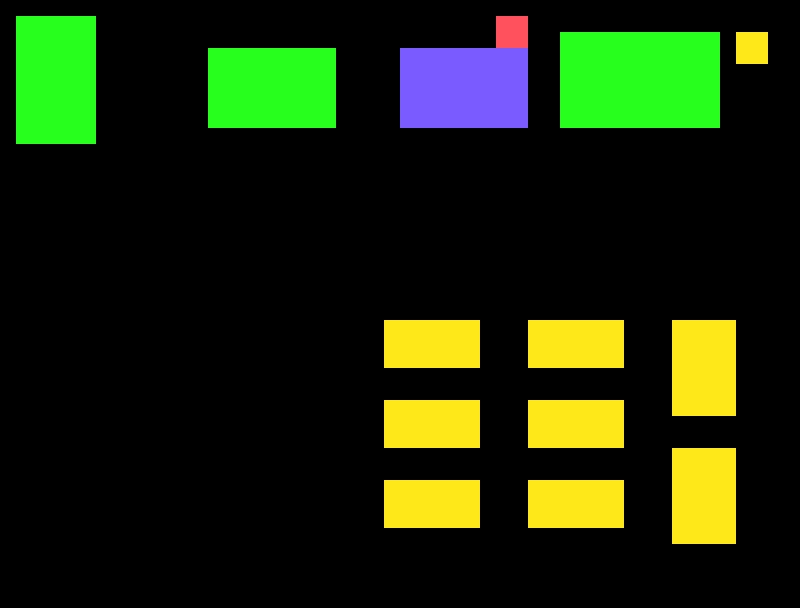

This is a level from a 2D game, rendered from its Tiled map with the project's own tilesets. A one-line summary and the map file follow, with tile-layer data summarised:
An orthogonal 50x38 tile map with 16x16 px tiles, 1 tile layer (buildings).

<map version="1.0" orientation="orthogonal" width="50" height="38" tilewidth="16" tileheight="16">
 <tileset firstgid="1" name="map" tilewidth="16" tileheight="16">
  <image source="../gfx/map.png" width="256" height="256" />
  <terraintypes>
   <terrain name="Neues Terrain erzeugen" tile="-1" />
  </terraintypes>
  <tile id="0">
   <properties>
    <property name="wall" value="1" />
   </properties>
  </tile>
  <tile id="1">
   <properties>
    <property name="wall" value="1" />
   </properties>
  </tile>
  <tile id="2">
   <properties>
    <property name="spawn" value="1" />
   </properties>
  </tile>
  <tile id="3">
   <properties>
    <property name="wall" value="1" />
   </properties>
  </tile>
  <tile id="4">
   <properties>
    <property name="wall" value="1" />
   </properties>
  </tile>
 </tileset>
 <layer name="buildings" width="50" height="38">
  <data>[1900 cells, 659 non-empty, 5 distinct tile ids]</data>
 </layer>
</map>
